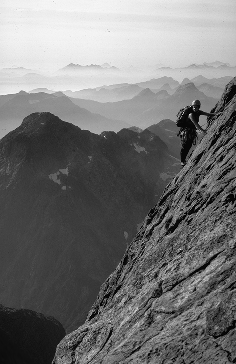
%> input picture 2024_Fall/CSC_577/hw8/climber.tiff, 236 x 364 px
$ octave --eval "result = hw8;"   (GNU Octave 9; MATLAB toolbox functions it lacks are replaced by stand-ins)
%> lines starting %> are read from the running program, lines starting %| are printed output that depends on the picture; in (x1, y1, x2, y2) boxes, pixels count from 0 and x2, y2 are one past the last pixel; in counts of white or black regions, pixels touching at a corner belong together; the program's own positions count from 1
function [num_questions] = hw8()

close all;
clc;
num_questions = 0;

% Create an output dir to save the images
if ~exist('output', 'dir')
    mkdir('output');
end


%% Part A
fprintf("Part A\n")

% Example 1
h1 = [0, -1, 1, 0, 0];
f1 = [0, 2, 2, 0, 0];
cnv1 = conv(h1, f1);
cor1 = conv(f1, flip(h1));
% Example 2
f2 = [0, 2, 1, 0, 0];
cnv2 = conv(h1, f2);
cor2 = conv(f2, flip(h1));
% Example 3
cnv3 = conv(f2, h1);
cor3 = conv(h1, flip(f2));

figure('Position',[1, 1, 900, 450], 'visible','off');
f0 = tiledlayout(3,4,'TileSpacing','Compact','Padding','Compact');
pad = 0.35; lw = 2; fs = 14;
% Example 1
nexttile;
stairs(1:length(h1),h1,'b-','LineWidth',lw); title('H (filter)','FontSize',fs);
xlim([1-pad, length(h1)+pad]); ylim([min(h1)-pad, max(h1)+pad]);
text(-0.5, -0.75, 'Example 1', 'Rotation', 90, 'FontSize', fs);
nexttile;
stairs(1:length(f1),f1,'color','#D95319','LineWidth',lw); title('F (function)','FontSize',fs);
xlim([1-pad, length(f1)+pad]); ylim([min(f1)-pad, max(f1)+pad]);
nexttile;
stairs(1:length(cor1),cor1,'g-','LineWidth',lw); title('Correlation','FontSize',fs);
xlim([1-pad, length(cor1)+pad]); ylim([min(cor1)-pad, max(cor1)+pad]);
nexttile;
stairs(1:length(cnv1),cnv1,'r-','LineWidth',lw); title('Convolution','FontSize',fs);
xlim([1-pad, length(cnv1)+pad]); ylim([min(cnv1)-pad, max(cnv1)+pad]);

% Example 2
nexttile;
stairs(1:length(h1),h1,'b-','LineWidth',lw);
xlim([1-pad, length(h1)+pad]); ylim([min(h1)-pad, max(h1)+pad]);
text(-0.5, -0.75, 'Example 2', 'Rotation', 90, 'FontSize', fs);
nexttile;
stairs(1:length(f2),f2,'color','#D95319','LineWidth',lw);
xlim([1-pad, length(f2)+pad]); ylim([min(f2)-pad, max(f2)+pad]);
nexttile;
stairs(1:length(cor2),cor2,'g-','LineWidth',lw);
xlim([1-pad, length(cor2)+pad]); ylim([min(cor2)-pad, max(cor2)+pad]);
nexttile;
stairs(1:length(cnv2),cnv2,'r-','LineWidth',lw);
xlim([1-pad, length(cnv2)+pad]); ylim([min(cnv2)-pad, max(cnv2)+pad]);

% Example 3
nexttile;
stairs(1:length(f2),f2,'b-','LineWidth',lw);
xlim([1-pad, length(f2)+pad]); ylim([min(f2)-pad, max(f2)+pad]);
text(-0.5, 0.25, 'Example 3', 'Rotation', 90, 'FontSize', fs);
nexttile;
stairs(1:length(h1),h1,'color','#D95319','LineWidth',lw);
xlim([1-pad, length(h1)+pad]); ylim([min(h1)-pad, max(h1)+pad]);
nexttile;
stairs(1:length(cor3),cor3,'g-','LineWidth',lw);
xlim([1-pad, length(cor3)+pad]); ylim([min(cor3)-pad, max(cor3)+pad]);
nexttile;
stairs(1:length(cnv3),cnv3,'r-','LineWidth',lw);
xlim([1-pad, length(cnv3)+pad]); ylim([min(cnv3)-pad, max(cnv3)+pad]);

exportgraphics(f0, 'output/f0_corr_vs_conv.png', 'Resolution', 200);

fprintf('1). The 3 class examples were replicated in matlab.\n');

num_questions = num_questions + 1;

%% Part B
fprintf("\nPart B\n")

% Problem 1
% Load the .tiff image
clbImg = imread('climber.tiff');
%> clbImg is the input picture: size 364x236x3 uint8; min 0, max 248, mean 115.7

% Convert to grayscale and double
if size(clbImg, 3) == 3
    clbImg = double(rgb2gray(clbImg));
%> clbImg: size 364x236 double
end

% Define the finite difference kernels for x and y gradients
% Simple Sobel-like operators for computing gradients
Gx = [-1 0 1; -2 0 2; -1 0 1]; % Gradient kernel in the x direction
Gy = [1 2 1; 0 0 0; -1 -2 -1]; % Gradient kernel in the y direction

% Perform convolution to calculate the gradients
Ix = conv2(clbImg, Gx, 'same'); % Gradient in the x direction
Iy = conv2(clbImg, Gy, 'same'); % Gradient in the y direction

% Calculate the gradient magnitude
gradMagnitude = sqrt(Ix.^2 + Iy.^2);

% Scale the result for better visualization
gradMagnitude = gradMagnitude / max(gradMagnitude(:)) * 255;

% Display the result
f1 = figure('visible','off');
imshow(uint8(gradMagnitude));
title('Gradient Magnitude of the Image');
exportgraphics(f1, 'output/f1_gradient_climber.png', 'Resolution', 200);


% Problem 2
% Define a threshold value
threshold = 35;

% Create a binary edge map based on the threshold
edgeMap = gradMagnitude > threshold;
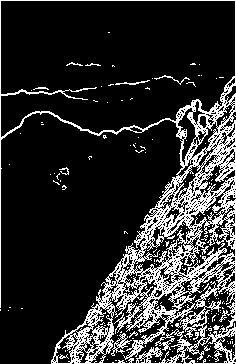
%> edgeMap: size 364x236 logical; 18.2% white in thin lines or dots

% Display the binary edge map
f2 = figure('visible','off');
imshow(edgeMap);
title('Binary Edge Map');
exportgraphics(f2, 'output/f2_edge_detection.png', 'Resolution', 200);


% Problem 3
[x,y,gmask,smoothed_img] = gaussianSmooth2D(clbImg,2);

% Display the smoothed image
figure('Position',[1, 1, 600, 300],'visible','off');
f3 = tiledlayout(1,2,'TileSpacing','Compact','Padding','Compact');
nexttile; surf(x, y, gmask); title('Input Gaussian Filter with \sigma = 2');
xlabel('X'); ylabel('Y'); zlabel('Amplitude');
nexttile; imshow(uint8(smoothed_img)); title('Smoothed Image using Gaussian Filter');
exportgraphics(f3, 'output/f3_gaussian_smoothing.png', 'Resolution', 200);


% Problem 4
[~,edge_blurred] = edgeDetection(smoothed_img,70);
%> in edgeDetection, `edgeMap = gradMag > thresh;`: edgeMap: size 364x236 logical; 10.8% white; 115 white regions (68 under 20 px), largest, box (x1, y1, x2, y2) and area: (0, 0, 236, 316) 4397, (48, 118, 236, 364) 1639, (153, 255, 221, 301) 326

f4 = figure('visible','off');
imshow(edge_blurred);
title('Binary Edge Map of Smooth Image');
exportgraphics(f4, 'output/f4_gaussian_smoothing_edge_detect.png', 'Resolution', 200);


% Problem 5
[gm_combine,~] = blurredEdgeDetection(clbImg,4,20);
%> in blurredEdgeDetection, `edgeMap = gradMag > thresh;`: edgeMap: size 364x236 logical; 27.1% white; 31 white regions (10 under 20 px), largest, box (x1, y1, x2, y2) and area: (0, 0, 236, 364) 20144, (161, 188, 192, 237) 705, (183, 300, 224, 338) 437
[~,~,~,ind_smooth] = gaussianSmooth2D(clbImg,4);
[gm_ind_sig4,~] = edgeDetection(ind_smooth,20);
%> in edgeDetection (call 2), `edgeMap = gradMag > thresh;`: edgeMap: size 364x236 logical; 27.5% white; 31 white regions (9 under 20 px), largest, box (x1, y1, x2, y2) and area: (0, 0, 236, 364) 20421, (161, 188, 192, 237) 712, (182, 300, 224, 338) 442

figure('visible','off');
f5 = tiledlayout(1,2,'TileSpacing','Compact','Padding','Compact');
nexttile;
imshow(uint8(gm_combine));
title('Combined Filter');
nexttile;
imshow(uint8(gm_ind_sig4));
title('Individual Filter');
title(f5, 'Gradient Magnitude of Blurred Images (\sigma = 4)'); % Suptitle
exportgraphics(f5, 'output/f5_filter_comparison.png', 'Resolution', 200);


% Problem 6
g1d = gaussianSmooth1D(clbImg,4);
%> in gaussianSmooth1D, `sx = conv2(inpImg, g, 'same');`:
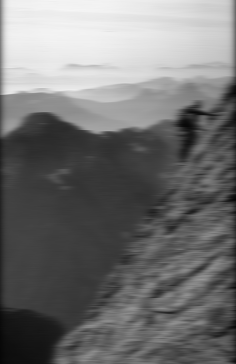
%> sx: size 364x236 double; min 5.28, max 245.4, mean 114.3

figure('visible','off');
f6 = tiledlayout(1,2,'TileSpacing','Compact','Padding','Compact');
nexttile;
imshow(uint8(g1d));
title('Convolution 1D');
nexttile;
imshow(uint8(ind_smooth));
title('Convolution 2D');
title(f6, 'Gaussian filter using different convolution (\sigma = 4)'); % Suptitle
exportgraphics(f6, 'output/f6_convolution_comparison.png', 'Resolution', 200);


f1d = @() gaussianSmooth1D(clbImg,20);
f2d = @() gaussianSmooth2D(clbImg,20);
runtime = timeit(f1d) - timeit(f2d);  % negative value indicates 1D is faster. abs() is used for display only
%> runtime = -0.345
fprintf('6). The 1D convolution is faster than the 2D convolution for σ=20 by %.2f seconds.\n', abs(runtime));
%| 6). The 1D convolution is faster than the 2D convolution for σ=20 by 0.34 seconds.

num_questions = num_questions + 6;

%% Part C
fprintf("\nPart C\n")


[~,~,linkEdge1] = gradientEdgeDetector(clbImg,2,0.05,0.4);
[~,~,linkEdge2] = gradientEdgeDetector(clbImg,4,0.05,0.4);
[~,~,linkEdge3] = gradientEdgeDetector(clbImg,4,0.05,0.2);
fs = 14;

figure('Position',[1, 1, 750, 350],'visible','off');
f7 = tiledlayout(1,3,'TileSpacing','Compact','Padding','Compact');
nexttile; imshow(linkEdge1); title('Thresh=0.4 & \sigma=2','FontSize',fs);
axis on; set(gca, 'xtick', []); set(gca, 'ytick', []);
nexttile; imshow(linkEdge2); title('Thresh=0.4 & \sigma=4','FontSize',fs);
axis on; set(gca, 'xtick', []); set(gca, 'ytick', []);
nexttile; imshow(linkEdge3); title('Thresh=0.2 & \sigma=4','FontSize',fs);
axis on; set(gca, 'xtick', []); set(gca, 'ytick', []);

% Add labels to the top left corner of each tile
annotation('textbox',[0.055 0.83 0.1 0.1],'String','a)','EdgeColor','none','FontSize',fs);
annotation('textbox',[0.36 0.83 0.1 0.1],'String','b)','EdgeColor','none','FontSize',fs);
annotation('textbox',[0.665 0.83 0.1 0.1],'String','c)','EdgeColor','none','FontSize',fs);

title(f7,'Gradient edge detection using different scales and thresholds','FontSize',fs,'FontWeight','bold');
exportgraphics(f7, 'output/f7_gradient_based_edge_detec.png', 'Resolution', 200);

% disp(g1d);

[~,unlinkedEdge] = blurredEdgeDetection(clbImg,2,40);
unlinkedEdge = ~unlinkedEdge;


figure('visible','off');
f8 = tiledlayout(1,2,'TileSpacing','Compact','Padding','Compact');
nexttile; imshow(linkEdge1); title('Linked Edge Detector','FontSize',fs);
axis on; set(gca, 'xtick', []); set(gca, 'ytick', []);
nexttile; imshow(unlinkedEdge); title('Unlinked Edge Detector','FontSize',fs);
title(f8,'Effect of linking neighboring pixels on edge-detection','FontSize',fs,'FontWeight','bold');
exportgraphics(f8, 'output/f8_linked_vs_unlinked.png', 'Resolution', 200);

num_questions = num_questions + 1;


end

function [gradMag] = gaussianSmooth1D(inpImg,sigma)
    % Gaussian filter
    kernel_size = ceil(6 * sigma);    % Reasonable size for the kernel (approx 6*sigma)
    if mod(kernel_size, 2) == 0
        kernel_size = kernel_size + 1; % Ensure kernel size is odd
    end
    half_size = (kernel_size - 1) / 2;

    % Generate 1D Gaussian kernels for g(x) and h(y)
    x = -half_size:half_size;
    g = (1 / (sqrt(2 * pi) * sigma)) * exp(-x.^2 / (2 * sigma^2));
    g = g / sum(g); % Normalize g(x) to 1

    % Implement 1D convolution for g(x) and h(y) separately
    sx = conv2(inpImg, g, 'same');
    gradMag = conv2(sx, g', 'same');
end

function [x,y,G,gradMag] = gaussianSmooth2D(inpImg,sigma)
    % sigma - Standard deviation of the Gaussian

    % Gaussian filter
    kernel_size = ceil(6 * sigma);    % Reasonable size for the kernel (approx 6*sigma)
    if mod(kernel_size, 2) == 0
        kernel_size = kernel_size + 1; % Ensure kernel size is odd
    end
    half_size = (kernel_size - 1) / 2;

    % Generate the Gaussian mask using meshgrid
    [x, y] = meshgrid(-half_size:half_size, -half_size:half_size);
    G = (1 / (2 * pi * sigma^2)) * exp(-(x.^2 + y.^2) / (2 * sigma^2));

    % Normalize the Gaussian mask so it sums to 1
    G = G / sum(G(:));

    % Smooth the image by convolving with the Gaussian mask
    gradMag = conv2(inpImg, G, 'same');
end

function [gradMag,edgeMap] = edgeDetection(inpImg,thresh)
    % Simple Sobel-like operators for computing gradients
    Gx = [-1 0 1; -2 0 2; -1 0 1]; % Gradient kernel in the x direction
    Gy = [-1 -2 -1; 0 0 0; 1 2 1]; % Gradient kernel in the y direction

    Ix = conv2(inpImg, Gx, 'same');
    Iy = conv2(inpImg, Gy, 'same');

    gradMag = sqrt(Ix.^2 + Iy.^2);
    edgeMap = gradMag > thresh;
end

function [gradMag,edgeMap] = blurredEdgeDetection(inpImg,sigma,thresh)
    kernel_size = ceil(6 * sigma);
    if mod(kernel_size, 2) == 0
        kernel_size = kernel_size + 1;
    end
    half_size = (kernel_size - 1) / 2;

    % Generate Gaussian filter
    [x, y] = meshgrid(-half_size:half_size, -half_size:half_size);
    G = (1 / (2 * pi * sigma^2)) * exp(-(x.^2 + y.^2) / (2 * sigma^2));
    G = G / sum(G(:)); % Normalize to 1

    % Define finite difference (Sobel-like) kernels
    Dx = [-1 0 1; -2 0 2; -1 0 1];
    Dy = [1 2 1; 0 0 0; -1 -2 -1];

    % Combine Gaussian and Sobel kernels
    Gx = conv2(G, Dx, 'same');
    Gy = conv2(G, Dy, 'same');

    % Apply the combined filters to estimage gradient
    Ix = conv2(inpImg, Gx, 'same');
    Iy = conv2(inpImg, Gy, 'same');

    % Calculate the gradient magnitude
    gradMag = sqrt(Ix.^2 + Iy.^2);
    edgeMap = gradMag > thresh;
end


function [grad_mag, nms, linked_edges] = gradientEdgeDetector(inpImg, sigma, lwthresh, hthresh)
%> called with sigma = 2, lwthresh = 0.05, hthresh = 0.4
    % GRADIENT BASED EDGE-DETECTOR: Gradient-based edge detection with non-max suppression and edge linking.
    % Input:
    %   img - Input image (grayscale).
    %   sigma - Standard deviation for Gaussian smoothing.
    %   thresh - Single threshold value for edge detection.
    % Output:
    %   grad_magnitude - Gradient magnitude of the image.
    %   non_max_suppressed - Gradient magnitude after non-maximum suppression.
    %   linked_edges - Binary edge map after edge linking.

    % Gaussion smoothing to reduce noise
    h = fspecial('gaussian', [6 * sigma, 6 * sigma], sigma);
    smoothImg = conv2(inpImg, h, 'same');

    % Compute image gradients using Sobel filters
    Gx = [-1 0 1; -2 0 2; -1 0 1];
    Gy = [1 2 1; 0 0 0; -1 -2 -1];
    Ix = conv2(smoothImg, Gx, 'same');
    Iy = conv2(smoothImg, Gy, 'same');

    % Calculate gradient magnitude and direction
    grad_mag = sqrt(Ix.^2 + Iy.^2);
    grad_dir = atan2(Iy, Ix) * (180 / pi); % Convert to degrees
    grad_dir(grad_dir < 0) = 360 + grad_dir(grad_dir < 0);
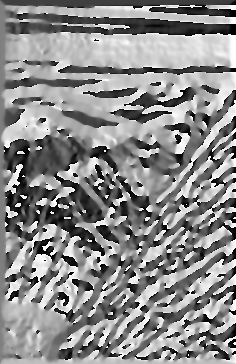
%> grad_dir: size 364x236 double; min 0.000214, max 360, mean 197.3; drawn with min black and max white

    % Non-maximum suppression
    [rows, cols] = size(grad_mag);
%> rows = 364; cols = 236

    % Find neighbors based on gradient direction angles
    neigh = zeros(rows, cols);
    for i = 1 :rows
        for j = 1:cols
            if ((grad_dir(i, j) >= 0 ) && (grad_dir(i, j) < 22.5) || (grad_dir(i, j) >= 157.5) && (grad_dir(i, j) < 202.5) || (grad_dir(i, j) >= 337.5) && (grad_dir(i, j) <= 360))
                neigh(i, j) = 0;
            elseif ((grad_dir(i, j) >= 22.5) && (grad_dir(i, j) < 67.5) || (grad_dir(i, j) >= 202.5) && (grad_dir(i, j) < 247.5))
                neigh(i, j) = 45;
            elseif ((grad_dir(i, j) >= 67.5 && grad_dir(i, j) < 112.5) || (grad_dir(i, j) >= 247.5 && grad_dir(i, j) < 292.5))
                neigh(i, j) = 90;
            elseif ((grad_dir(i, j) >= 112.5 && grad_dir(i, j) < 157.5) || (grad_dir(i, j) >= 292.5 && grad_dir(i, j) < 337.5))
                neigh(i, j) = 135;
            end
        end
    end
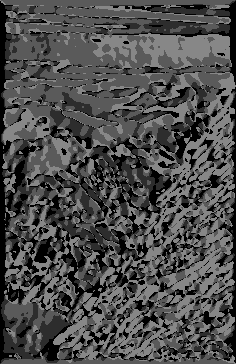
%> neigh: size 364x236 double; min 0, max 135, mean 76.7

    nms = zeros(rows, cols);
    smag = sqrt(grad_mag);
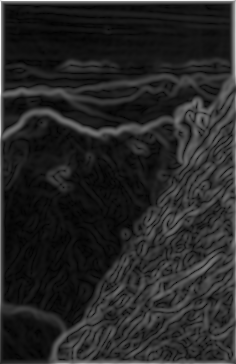
%> smag: size 364x236 double; min 0.0833, max 28.67, mean 4.3; drawn with min black and max white

    % Perform non-max suppression based on neighboring angles
    for i=2:rows-1
        for j=2:cols-1
            if (neigh(i,j)==0)
                nms(i,j) = (smag(i,j) == max([smag(i,j), smag(i,j+1), smag(i,j-1)]));
            elseif (neigh(i,j)==45)
                nms(i,j) = (smag(i,j) == max([smag(i,j), smag(i+1,j-1), smag(i-1,j+1)]));
            elseif (neigh(i,j)==90)
                nms(i,j) = (smag(i,j) == max([smag(i,j), smag(i+1,j), smag(i-1,j)]));
            elseif (neigh(i,j)==135)
                nms(i,j) = (smag(i,j) == max([smag(i,j), smag(i+1,j+1), smag(i-1,j-1)]));
            end
        end
    end
%> nms: size 364x236 double; values 0 (black) and 1 (white), 17.2% white in thin lines or dots

    nms = nms.*smag;
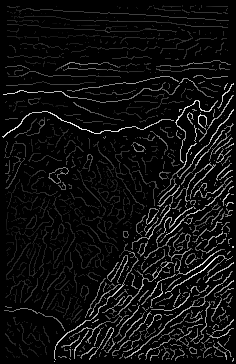
%> nms: size 364x236 double; min 0, max 13.96, mean 0.85; drawn with min black and max white

    lwthresh = lwthresh * max(nms(:));
%> lwthresh = 0.698
    hthresh = hthresh * max(nms(:));
%> hthresh = 5.58

    strong_edges = nms >= hthresh;
%> strong_edges: size 364x236 logical; 7.1% white in thin lines or dots, all inside (x1, y1, x2, y2) = (2, 60, 234, 362)
    weak_edges = (nms >= lwthresh) & (nms < hthresh);
%> weak_edges: size 364x236 logical; 10.1% white in thin lines or dots

    % Initialize edges with strong edges
    edges = strong_edges;

    % Use a loop to link weak edges to strong edges
    for i = 2:rows-1
        for j = 2:cols-1
            if weak_edges(i, j)
                % Check if any 8-connected neighbor is a strong edge
                if any(any(strong_edges(i-1:i+1, j-1:j+1)))
                    edges(i, j) = 1; % Promote to strong edge
                end
            end
        end
    end
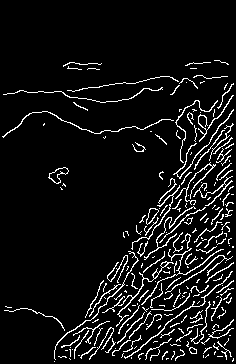
%> edges: size 364x236 logical; 7.5% white in thin lines or dots, all inside (x1, y1, x2, y2) = (2, 60, 234, 362)

    % Flip the image to make background white
    edges = ~edges;
    linked_edges = uint8(edges.*255);
end
